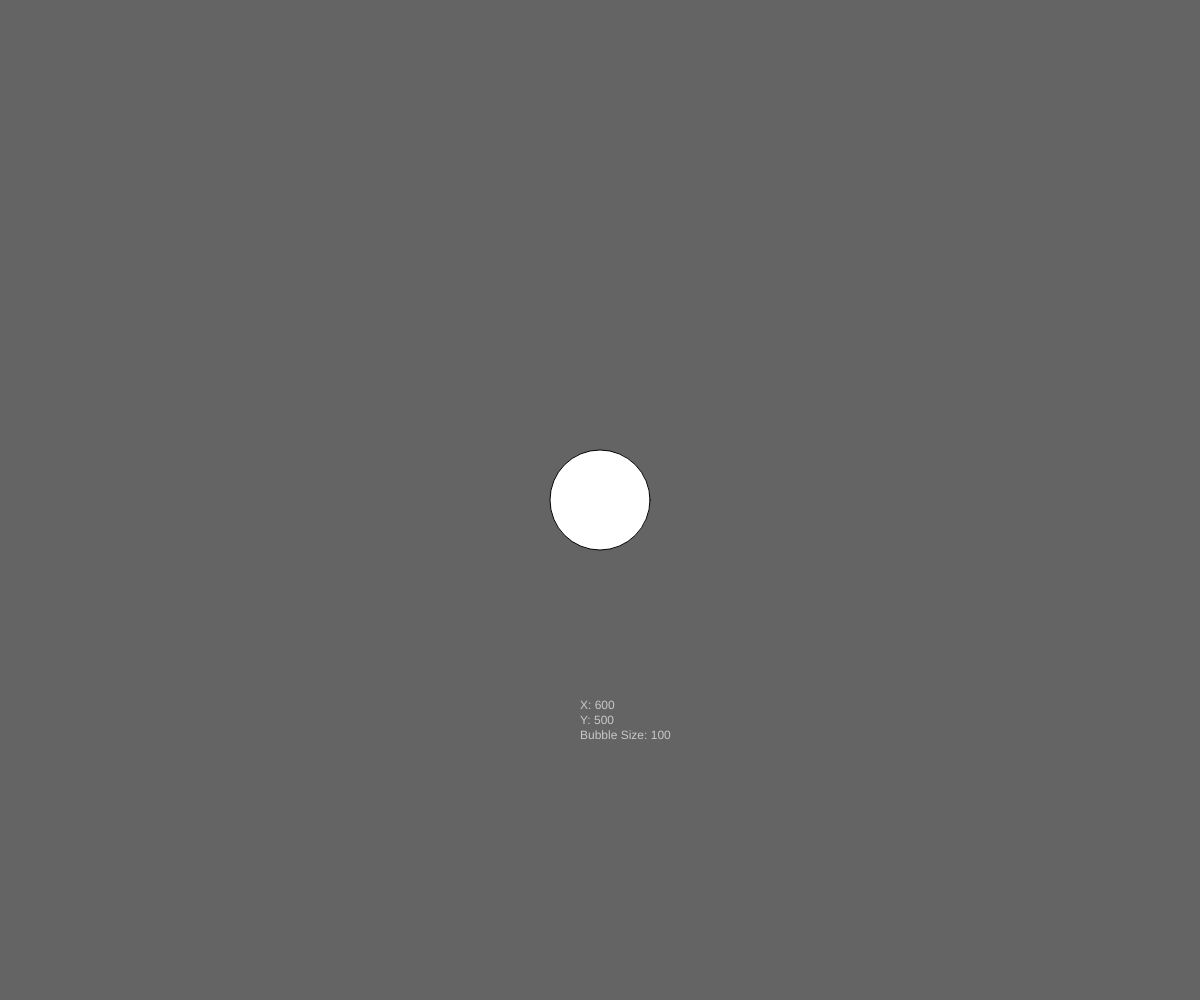
Frame 1 (no input)
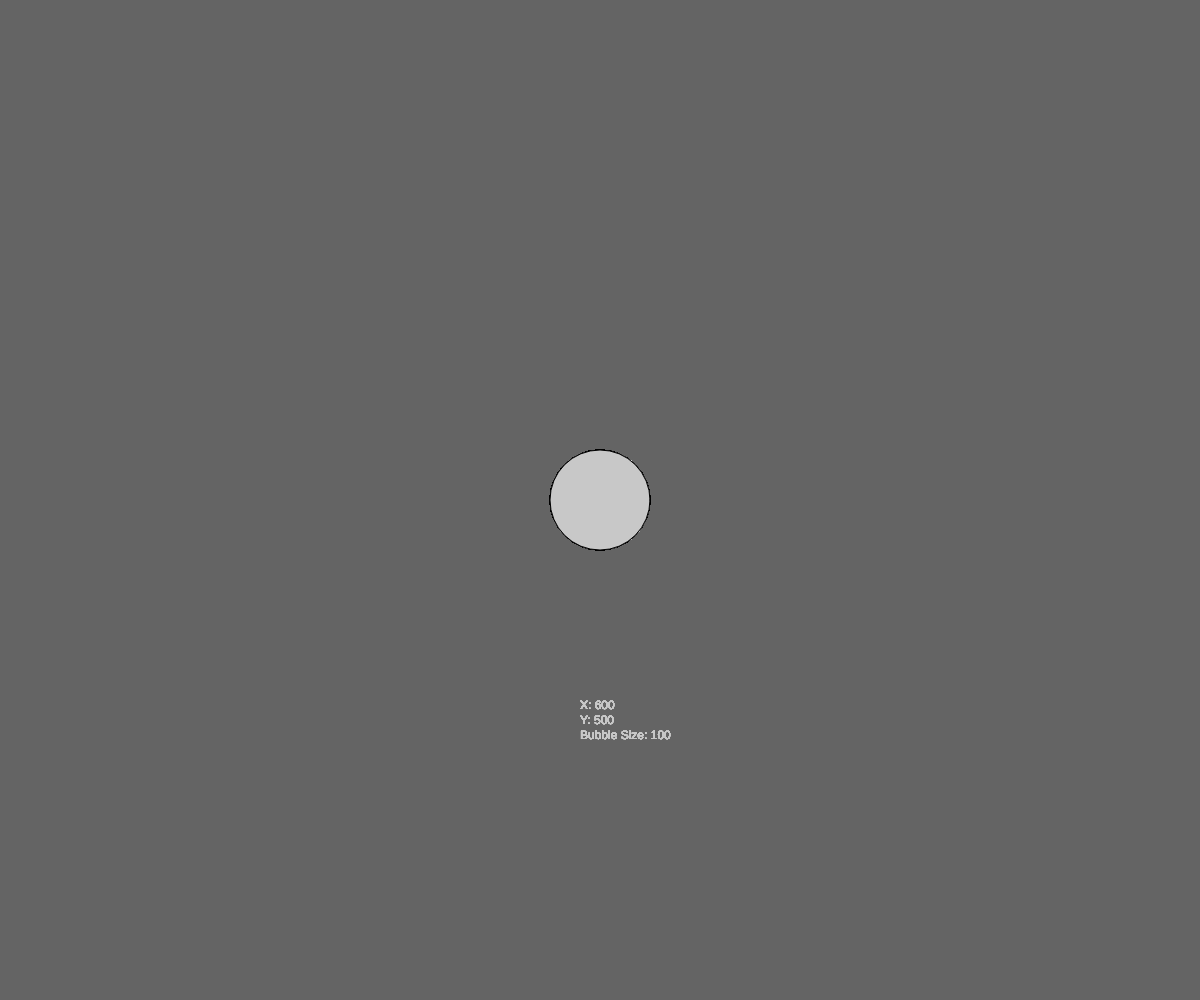
Frame 60 (no input)
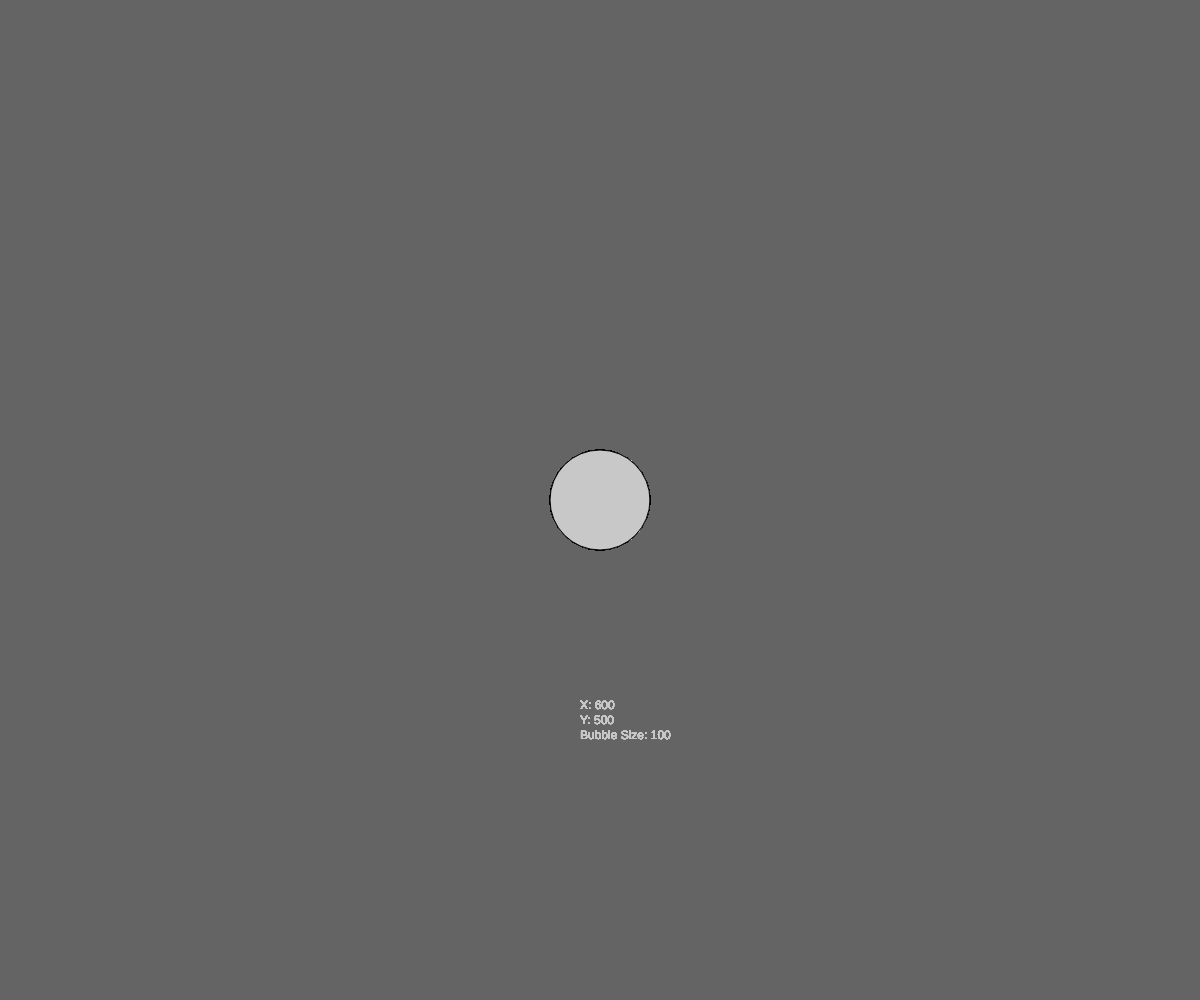
Frame 120 (the mouse pressed at the canvas centre since frame 60)

The p5.js sketch that drew these frames (run headless with seeded random() and noise() and a simulated clock; from frame 60 on, the mouse is pressed at the canvas centre):

// p5.js sketch
// ── sketch.js
let bubble;

class Bubble {
  constructor(x, y, size) {
    this.x = x;
    this.y = y;
    this.size = size;
  }

  show() {
    ellipse(this.x, this.y, this.size);
  }

  getValues() {
    let values =
      "X: " + this.x + "\nY: " + this.y + "\nBubble Size: " + this.size;
    fill(200, 200, 200);
    return text(values, this.x - 20, this.y + 200, 200);
  }
}

function setup() {
  createCanvas(windowWidth, windowHeight);
  background(100);
}

function draw() {
  bubble = new Bubble(windowWidth / 2, windowHeight / 2, 100);
  bubble.show();
  bubble.getValues();
}
